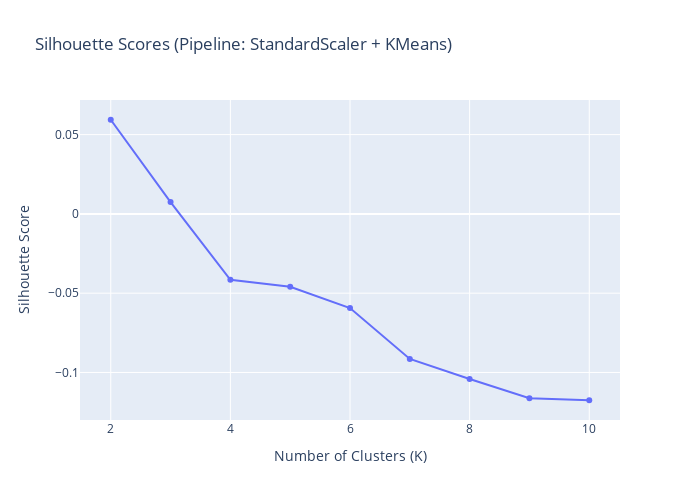

Source (notebook cell):
### Markdown cell above
k = 4 looks to be optimal based on elbow, look at sihouette score next

### Code cell
# Compute silhouette scores across cluster options
sil_scores = []
K_values_sil = list(range(2, 11))

for k in K_values_sil:
    pipe.set_params(kmeans__n_clusters=k)
    pipe.fit(X)

    labels = pipe["kmeans"].labels_

    sil = silhouette_score(X, labels)

    sil_scores.append(sil)


fig = px.line(
    x=K_values_sil,
    y=sil_scores,
    markers=True,
    title="Silhouette Scores (Pipeline: StandardScaler + KMeans)",
    labels={"x": "Number of Clusters (K)", "y": "Silhouette Score"}
)

fig.update_layout(height=500, width=700)
fig.show()

### Figure 1 — Plotly figure (JSON) as saved in the notebook; plotly's stock layout.template omitted (floating-point values rounded to 4 significant figures)
{"data": [{"hovertemplate": "Number of Clusters (K)=%{x}<br>Silhouette Score=%{y}<extra></extra>", "legendgroup": "", "line": {"color": "#636efa", "dash": "solid"}, "marker": {"symbol": "circle"}, "mode": "lines+markers", "name": "", "orientation": "v", "showlegend": false, "type": "scatter", "x": [2, 3, 4, 5, 6, 7, 8, 9, 10], "xaxis": "x", "y": [0.05937, 0.007464, -0.04158, -0.04593, -0.05939, -0.09147, -0.1041, -0.1162, -0.1175], "yaxis": "y"}], "layout": {"height": 500, "legend": {"tracegroupgap": 0}, "title": {"text": "Silhouette Scores (Pipeline: StandardScaler + KMeans)"}, "width": 700, "xaxis": {"anchor": "y", "domain": [0, 1], "title": {"text": "Number of Clusters (K)"}}, "yaxis": {"anchor": "x", "domain": [0, 1], "title": {"text": "Silhouette Score"}}}}
